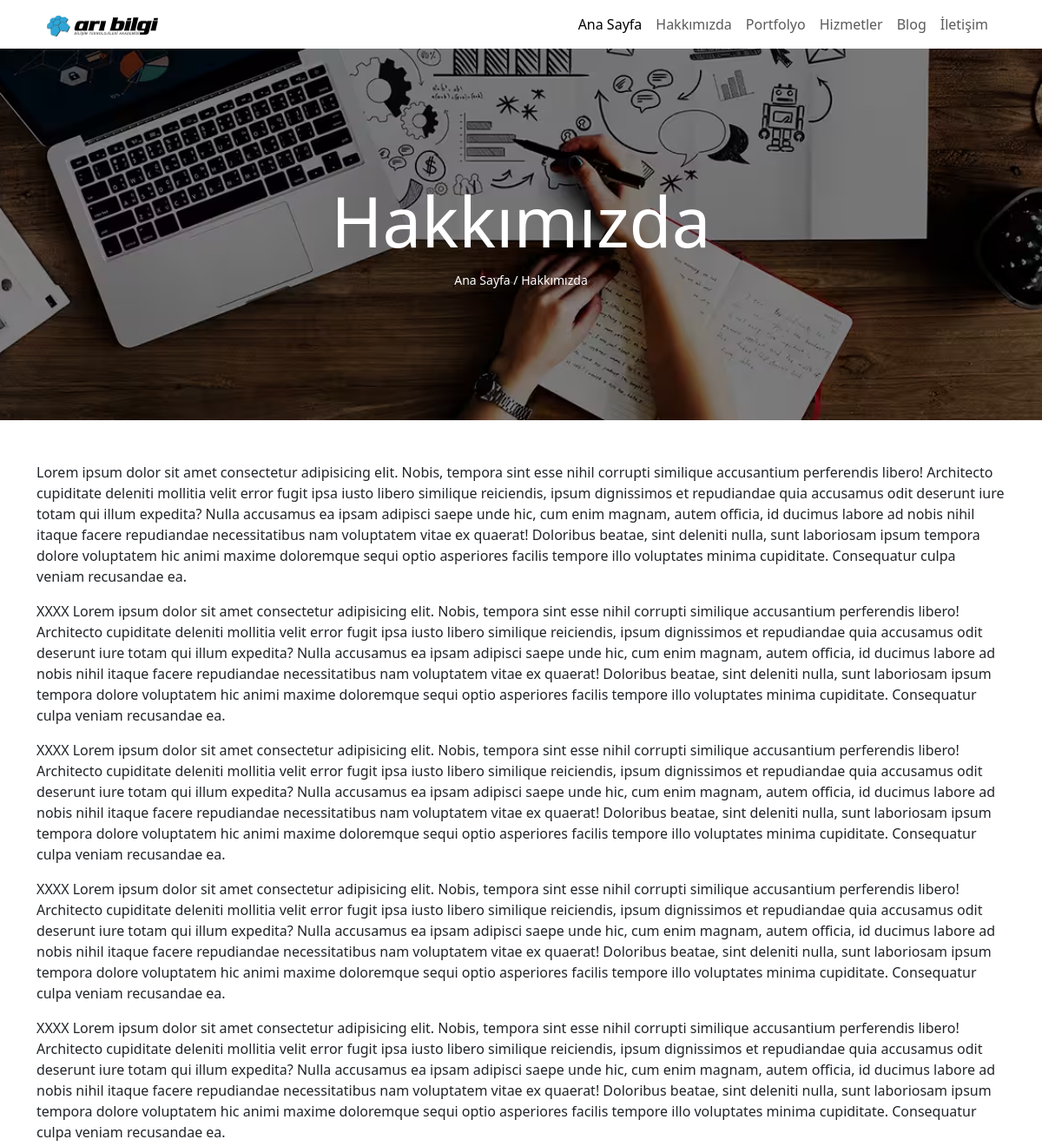
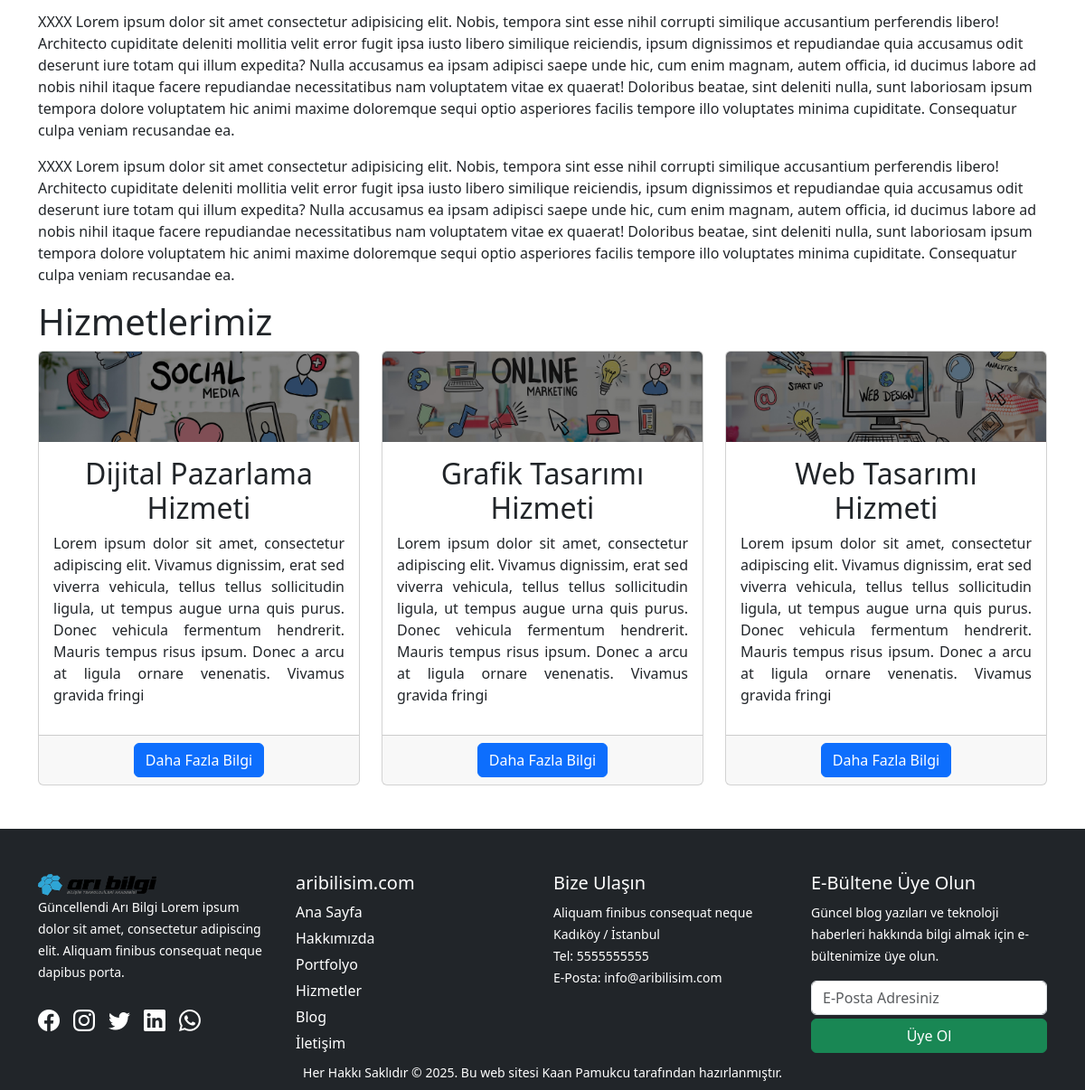
Page /hakkimizda.php on the committed database (2 pictures, top to bottom).
### tables this page shows
CREATE TABLE `hakkimizda` (
  `id` int(11) NOT NULL,
  `baslik` varchar(20) NOT NULL,
  `aciklama` text NOT NULL,
  `metaDesc` text NOT NULL,
  `gorsel` text NOT NULL,
  `alt` text NOT NULL
);

CREATE TABLE `hizmetler` (
  `id` int(11) NOT NULL,
  `baslik` varchar(30) NOT NULL,
  `aciklama` text NOT NULL,
  `gorsel` varchar(150) NOT NULL
);

CREATE TABLE `ayarlar` (
  `id` int(11) NOT NULL,
  `kisaAciklama` text NOT NULL,
  `telefon` varchar(15) NOT NULL,
  `wp` varchar(15) NOT NULL,
  `eposta` varchar(75) NOT NULL,
  `adres` varchar(100) NOT NULL,
  `harita` text NOT NULL,
  `facebook` varchar(100) NOT NULL,
  `instagram` varchar(100) NOT NULL,
  `twitter` varchar(100) NOT NULL,
  `linkedin` varchar(100) NOT NULL,
  `logo` varchar(75) NOT NULL
);

### hakkimizda.php (the view, shortened to what this page needs)
<?php
require_once('header.php');
$about = $db->prepare('select * from hakkimizda order by id desc limit 1');
$about->execute();
$aboutRow = $about->fetch();
?>
<section id="aboutUs" class="banner text-white" style="background: url(<?php echo substr($aboutRow['gorsel'], 1); ?>);">
    <div class="container">
        <div class="row">
            <div class="col-12 text-center">
                <h1 class="display-1"><?php echo $aboutRow['baslik']; ?></h1>
                <small>
                    <a href="index.php" class="text-white">Ana Sayfa</a> / <?php echo $aboutRow['baslik']; ?>
                </small>
            </div>
        </div>
    </div>
</section>
<section id="aboutUs" class="py-5">
    <div class="container">
        <div class="row">
            <div class="col-12">
                <?php echo $aboutRow['aciklama']; ?>
            </div>
        </div>
        <div class="row">
            <div class="col-12">
                <h1>Hizmetlerimiz</h1>
            </div>
            <?php
            $hizmetler = $db->prepare('select * from hizmetler order by baslik asc');
            $hizmetler->execute();
            if ($hizmetler->rowCount()) {
                foreach ($hizmetler as $hizmetlerRow) {
            ?>
                    <div class="col-md-4">
                        <div class="card">
                            <img src="<?php echo substr($hizmetlerRow['gorsel'], 1); ?>" alt="<?php echo $hizmetlerRow['baslik']; ?>" class="card-img-top">
                            <div class="card-body">
                                <h2 class="text-center"><?php echo $hizmetlerRow['baslik']; ?></h2>
                                <div style="text-align: justify;">
                                    <?php echo substr($hizmetlerRow['aciklama'], 0, 300); ?>
                                </div>
                            </div>
                            <div class="card-footer text-center">
                                <button type="button" class="btn btn-primary" data-bs-toggle="modal" data-bs-target="#modal<?php echo $hizmetlerRow['id']; ?>">
                                    Daha Fazla Bilgi
                                </button>
                            </div>
                        </div>
                    </div>
            <?php
                }
            }
            ?>
        </div>
    </div>
</section>
<?php require_once('footer.php'); ?>

### footer.php (shortened to what this page needs)
<footer id="footer" class="bg-dark pt-5">
    <section id="topFooter">
        <div class="container">
            <div class="row">
                <div class="col-md-3">
                    <img src="<?php echo substr($ayarlarRow['logo'], 1); ?>" alt="Arı Bilişim Logo" class="w-50">
                    <div>
                        <small><?php echo $ayarlarRow['kisaAciklama']; ?></small>
                    </div>
                    <div class="social mt-4">
                        <a href="<?php echo $ayarlarRow['facebook']; ?>"><i class="bi bi-facebook"></i></a>
                        <a href="<?php echo $ayarlarRow['instagram']; ?>"><i class="bi bi-instagram"></i></a>
                        <a href="<?php echo $ayarlarRow['twitter']; ?>"><i class="bi bi-twitter"></i></a>
                        <a href="<?php echo $ayarlarRow['linkedin']; ?>"><i class="bi bi-linkedin"></i></a>
                        <a href="https://wa.me/+9<?php echo $ayarlarRow['wp']; ?>"><i class="bi bi-whatsapp"></i></a>
                    </div>
                </div>
                <div class="col-md-3">
                    <h5>aribilisim.com</h5>
                    <div class="footerMenu">
                        <a href="index.php">Ana Sayfa</a>
                        <a href="hakkimzda.php">Hakkımızda</a>
                        <a href="portfolyo.php">Portfolyo</a>
                        <a href="#hizmetler">Hizmetler</a>
                        <a href="blog.php">Blog</a>
                        <a href="iletisim.php">İletişim</a>
                    </div>
                </div>
                <div class="col-md-3">
                    <h5>Bize Ulaşın</h5>
                    <small>
                        <?php echo $ayarlarRow['adres']; ?> <br>
                        Tel: <a href="tel:+9<?php echo $ayarlarRow['telefon']; ?>"><?php echo $ayarlarRow['telefon']; ?></a> <br>
                        E-Posta: <a href="mailto:<?php echo $ayarlarRow['eposta']; ?>"><?php echo $ayarlarRow['eposta']; ?></a>
                    </small>
                </div>
                <div class="col-md-3">
                    <h5>E-Bültene Üye Olun</h5>
                    <small>Güncel blog yazıları ve teknoloji haberleri hakkında bilgi almak için e-bültenimize üye olun.</small>
                    <form action="" method="post" class="mt-3">
                        <input type="email" name="eposta" placeholder="E-Posta Adresiniz" class="form-control mb-1">
                        <input type="submit" class="btn btn-success w-100" value="Üye Ol" name="uyeOl">
                    </form>
                </div>
            </div>
        </div>
    </section>
    <section id="bottomFooter" class="py-2">
        <div class="container">
            <div class="row">
                <div class="col-12 text-center">
                    <small>Her Hakkı Saklıdır &copy; 2025. Bu web sitesi <a href="https://www.kaanpamukcu.com">Kaan Pamukcu</a> tarafından hazırlanmıştır.</small>
                </div>
            </div>
        </div>
    </section>
</footer>
</body>
</html>

### assets/css/style.css (style rules this page uses)
* { text-decoration: none !important; }
.footerMenu { display: flex; flex-direction: column; gap: 5px; }
.bi { font-size: 24px; color: #393939; }
.social { display: flex; column-gap: 15px; }
#footer, #footer a, #footer .bi { color:#fff; }
.banner { padding:150px 0px; background-color: #e2e3e5; background-repeat: no-repeat !important; background-size: cover !important; background-position: center center !important; }

### rows in the picture
hakkimizda: gorsel (picture), baslik "Hakkımızda", aciklama "Lorem ipsum dolor sit amet consectetur adipisicing elit. Nobis, tempora sint esse nihil corrupti similique accusantium perferendis libero! Architecto cupiditate deleniti mollitia velit error fugit ipsa iusto libero similique reiciendis, ipsum dignissimos et repudiandae quia accusamus odit deserunt iure totam qui illum expedita? Nulla accusamus ea ipsam adipisci saepe unde hic, cum enim magnam, autem officia, id ducimus labore ad nobis nihil itaque facere repudiandae necessitatibus nam voluptatem vitae ex quaerat! Doloribus beatae, sint deleniti nulla, sunt laboriosam ipsum tempora dolore voluptatem hic animi maxime doloremque sequi optio asperiores facilis tempore illo voluptates minima…"
hizmetler: gorsel (picture), baslik "Dijital Pazarlama Hizmeti", aciklama "Lorem ipsum dolor sit amet, consectetur adipiscing elit. Vivamus dignissim, erat sed viverra vehicula, tellus tellus sollicitudin ligula, ut tempus augue urna quis purus. Donec vehicula fermentum hendrerit. Mauris tempus risus ipsum. Donec a arcu at ligula ornare venenatis. Vivamus gravida fringi"
hizmetler: gorsel (picture), baslik "Grafik Tasarımı Hizmeti", aciklama "Lorem ipsum dolor sit amet, consectetur adipiscing elit. Vivamus dignissim, erat sed viverra vehicula, tellus tellus sollicitudin ligula, ut tempus augue urna quis purus. Donec vehicula fermentum hendrerit. Mauris tempus risus ipsum. Donec a arcu at ligula ornare venenatis. Vivamus gravida fringi"
hizmetler: gorsel (picture), baslik "Web Tasarımı Hizmeti", aciklama "Lorem ipsum dolor sit amet, consectetur adipiscing elit. Vivamus dignissim, erat sed viverra vehicula, tellus tellus sollicitudin ligula, ut tempus augue urna quis purus. Donec vehicula fermentum hendrerit. Mauris tempus risus ipsum. Donec a arcu at ligula ornare venenatis. Vivamus gravida fringi"
ayarlar: logo (picture), kisaAciklama "Güncellendi Arı Bilgi Lorem ipsum dolor sit amet, consectetur adipiscing elit. Aliquam finibus consequat neque dapibus porta.", adres "Aliquam finibus consequat neque Kadıköy / İstanbul", telefon "5555555555", eposta "info@aribilisim.com"
